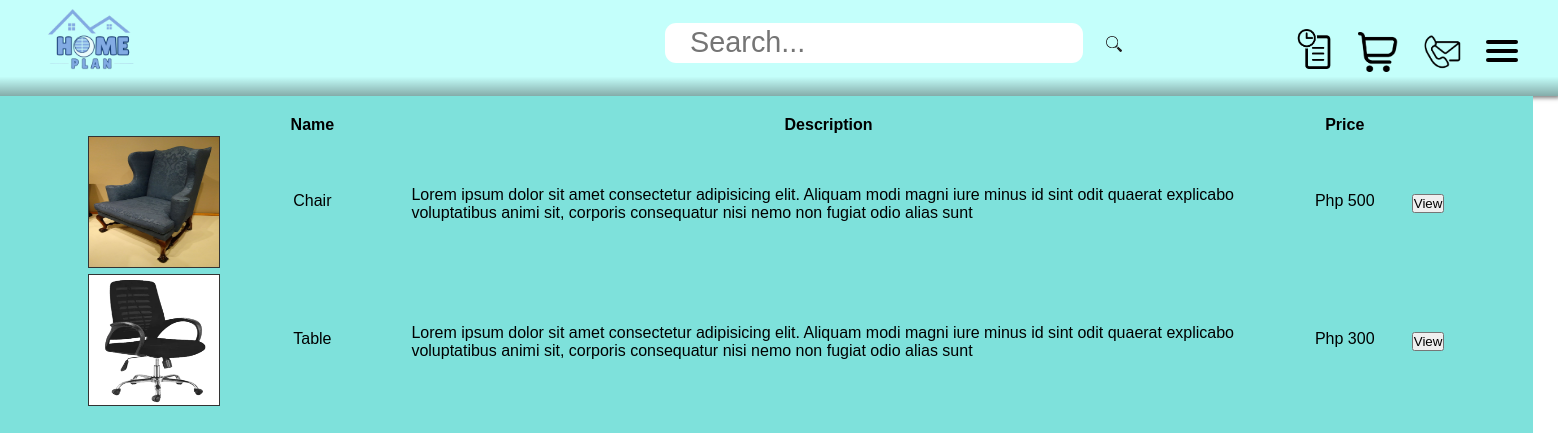
Before: /Home.php with the older database file.
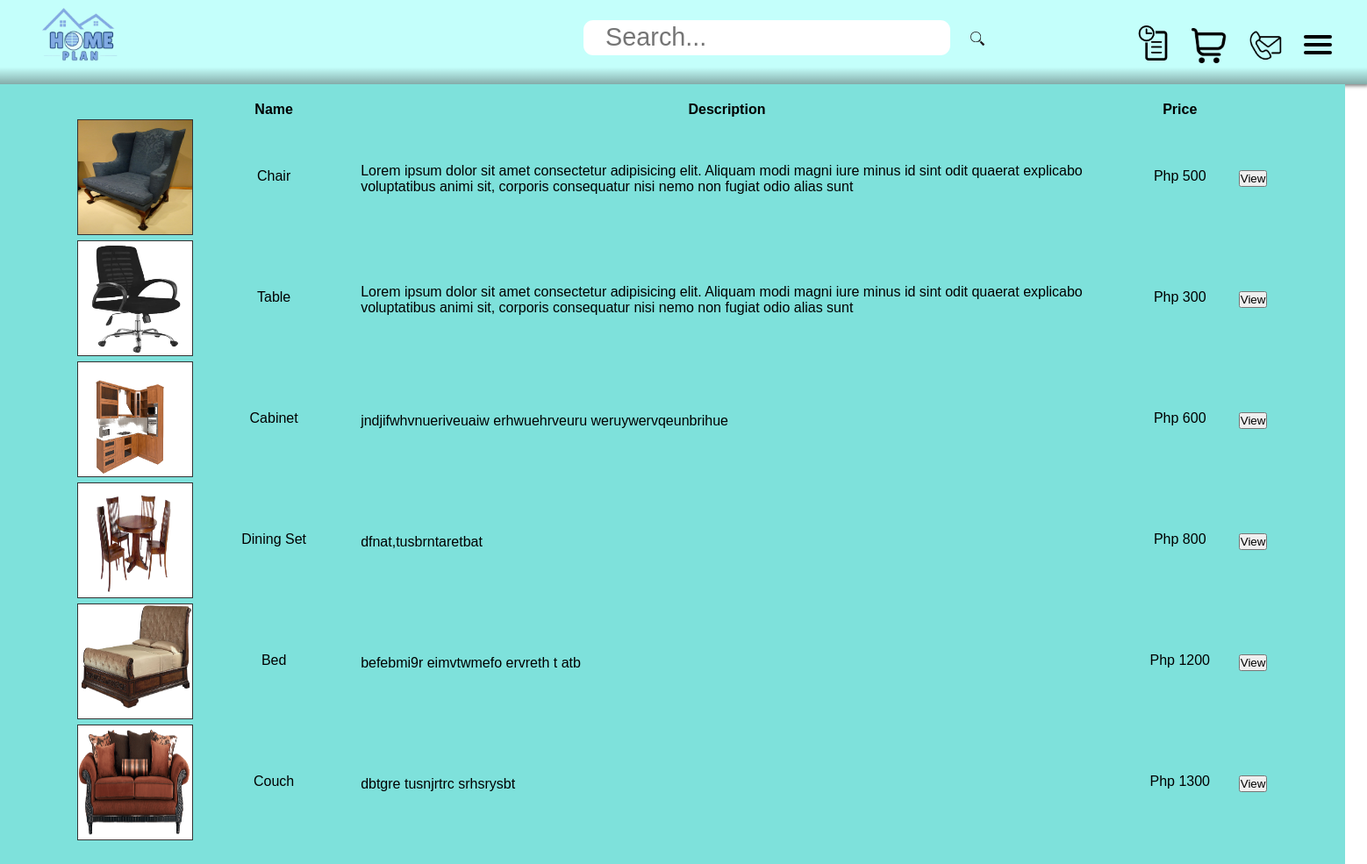
After: the same page with the newer database file.
### tables this page shows
CREATE TABLE `product` (
  `ID` int(8) NOT NULL,
  `PROD_IMG` varchar(25) NOT NULL,
  `PROD_NAME` varchar(100) NOT NULL,
  `PROD_DESC` text NOT NULL,
  `PROD_PRICE` bigint(20) NOT NULL,
  `PROD_QUANTITY` int(11) NOT NULL
);

### Database.php (called while the page is built, shortened)
<?php
class db{
    function setconnection(){
        try{
            $this->connection=new PDO("mysql:host=localhost; dbname=cis2104_finalproject_db", "root", "");
        } catch(PDOException $e){
            echo "Error";
        }
    }
}
?>

### Data.php (called while the page is built, shortened)
<?php
include("Database.php");
class data extends db {
    function getSearchProd($userSearch){
        $q = "SELECT * FROM `product` WHERE `PROD_NAME` LIKE '%$userSearch%'";
        $USearch = $this->connection->query($q);
        return $USearch;
    }
}
?>

### Home.php (the view, shortened to what this page needs)
<?php
    include("Data.php");
    $userLoginID = $_SESSION["userid"] = $_GET["userlogid"];
?>
<!DOCTYPE html>
<html lang="en">
<head>
    <link rel="stylesheet" type="text/css" href="CSS_Files/Web_Style.css">
</head>
<body>
    <div class="display_head">
        <div class="logo">
            <?php
                $displays = "<a href='Home.php?userlogid=$userLoginID' class='logo-image'><img src='images/logo/logo.png' id='logo-image' ></a>";
                echo $displays;
            ?>
        </div>
        <div class="search-bar" >
            <form action="Home.php" method="GET" id="search-form">
                <input id="search" name="userSearch" class="search-text" type="text" placeholder="Search..." />
                <button id="search" class="search-button" type="submit"><img src="images/icons/search-icon.png" id="search-icon"></button>
            </form>
        </div>
        <div class="icons">
            <div class="record">
                <a href="Purchase-History.php?userid=<?php echo $userLoginID?>"><img src="images/icons/purchase_record-icon.png" class="user-icons" ></a>
            </div>
            <div class="chart">
                <a href="Chart.php?userid=<?php echo $userLoginID?>"><img src="images/icons/chart-icon.png" class="user-icons" ></a>
            </div>
            <div class="contact">
                <a href="ContactUs.php?userid=<?php echo $userLoginID?>"><img src="images/icons/contacts-icon.png" class="user-icons"></a>
            </div>
            <div>
                <nav role='navigation'>
                    <div id="menuToggle">
                        <span></span>
                        <span></span>
                        <span></span>
                    </div>
                </nav>
            </div>
        </div>
    </div>
    <?php
        $userSearch = "";
        $obj = new data;
        $obj->setconnection();
        $obj->getSearchProd($userSearch);
        $returnObj = $obj->getSearchProd($userSearch);
        $tableSearch = "<table class='prod-listDisplay'>
            <tr>
                <th></th>
                <th>Name</th>
                <th>Description</th>
                <th>Price</th>
                <th></th>
            </tr>";
            foreach($returnObj as $row){
                $tableSearch.="<tr>";
                $tableSearch.="<td class='td_img_lenght' ><img src='images/product_img/$row[1]'id='prod-imgSize'></td>";
                $tableSearch.="<td id='prod-name'>$row[2]</td>";
                $tableSearch.="<td id='prod-desc'>$row[3]</td>";
                $tableSearch.="<td id='prod-price'>Php $row[4]</td>";
                $tableSearch.="<td><a href='Product.php?prodid=$row[0]&userid=$userLoginID'><button type='button' class='btn btn-primary'>View</button></a></td>";
                $tableSearch.="</tr>";
            }
        $tableSearch.="</a></table>";
    ?>
    <div class="display_body">
        <div class="prod-display">
            <br>
            <?php
                echo $tableSearch;
            ?>
        </div>
    </div>
</body>
</html>

### CSS_Files/Web_Style.css (style rules this page uses)
* { margin: 0%; padding: 0%; font-family: Arial, Helvetica, sans-serif; list-style: none; text-decoration: none; }
.display_head { background: linear-gradient(360deg, rgba(0, 0, 0, 0.5) -10.95%, rgba(0, 0, 0, 0) 20.24%), rgba(188, 255, 251, 0.87); display: flex; max-height: 100%; width: auto; box-shadow: 2px 2px 4px rgba(0, 0, 0, 0.5); overflow: hidden; }
.logo { display: flex; width: 15%; }
.logo-image { padding-left: 20%; cursor: pointer; }
#logo-image { max-width:50%; height: auto; }
.search-bar { display: flex; justify-content: flex-end; width: 60%; }
#search-form { display: flex; margin-top: 2.5%; position: relative; width: 30rem; height: 2.5rem; border-radius: 0.7rem; }
#search { height: 2.5rem; border: 0; font-size: 1.8rem; }
#search-icon { max-width: 1rem; height: auto; }
.search-text { width: 100%; background: #fff; padding: 0 1.6rem; border-radius: 0.7rem; }
.search-button { border-radius: 0.7rem 0.7rem ; background: transparent; width: 5rem; cursor: pointer; }
.icons { margin: 0 1rem; display: block; width: 25%; }
.user-icons { max-width: 2.5rem; height: auto; }
.record { position: absolute; top: 1.8rem; right: 14rem; }
.chart { position: absolute; top: 2rem; right: 10rem; }
.contact { position: absolute; top: 2rem; right: 6rem; }
#menuToggle { display: block; position: absolute; top: 2.5rem; right: 2.5rem; z-index: 1; -webkit-user-select: none; user-select: none; }
#menuToggle span { display: block; width: 2rem; height: 4px; margin-bottom: 5px; position: relative; background: #000000; border-radius: 3px; z-index: 1; transform-origin: 4px 0px; transition: transform 0.5s cubic-bezier(0.77,0.2,0.05,1.0), background 0.5s cubic-bezier(0.77,0.2,0.05,1.0), opacity 0.55s ease; }
#menuToggle span:nth-last-child(2) { transform-origin: 0% 100%; }
.display_body { background: #7EE1DB; height: 1000px; width: 95.8rem; display: flex; justify-content: center; }
.prod-listDisplay { width: 85rem; }
.td_img_lenght { width: 10rem; }
#prod-imgSize { width: 130px; height: 130px; border: 1px solid #333333; background-color: white; }
#prod-name { display: flex; justify-content: center; margin-top: 3.5rem; width: 130px; }
#prod-desc { width: 60rem; padding-left: 2rem; }
#prod-price { width: 130px; display: flex; justify-content: center; margin-top: 3.5rem; }
html, body { overflow-x: hidden; }

Changed rows visible on the page:
added product: PROD_IMG (picture), PROD_NAME "Cabinet", PROD_DESC "jndjifwhvnueriveuaiw erhwuehrveuru weruywervqeunbrihue", PROD_PRICE "600"
added product: PROD_IMG (picture), PROD_NAME "Dining Set", PROD_DESC "dfnat,tusbrntaretbat", PROD_PRICE "800"
added product: PROD_IMG (picture), PROD_NAME "Bed", PROD_DESC "befebmi9r eimvtwmefo ervreth t atb", PROD_PRICE "1200"
added product: PROD_IMG (picture), PROD_NAME "Couch", PROD_DESC "dbtgre tusnjrtrc srhsrysbt", PROD_PRICE "1300"
